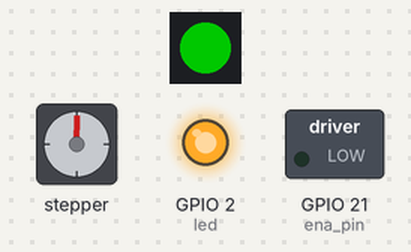
Bench run of a program on a simulated ESP32 board running MicroPython. Shown: 1 RGB LEDs in strip order, left to right, stepper motor, switched loads named in the program (green lamp = pin HIGH), output pins drawn as LEDs (lit = HIGH). Dim RGB values are drawn brighter than linear; the stepper is drawn at 200 steps a turn; library files of the repository ran but are not shown: 1 file(s); pins used as bus, display or sensor lines are not drawn.

Above: at 0.05 s.
At 0.5 s:
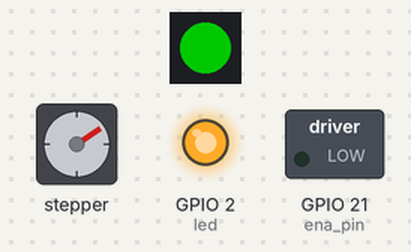
At 0.7 s:
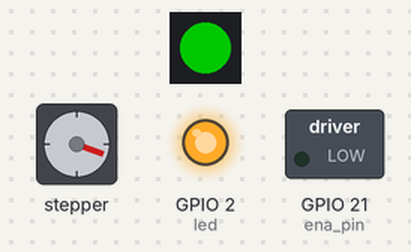
At 0.95 s:
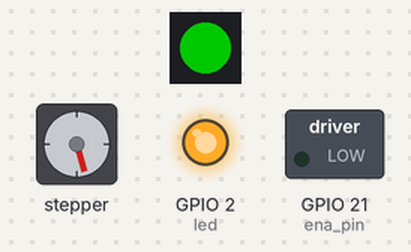
At 2.75 s:
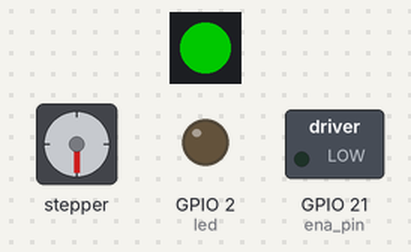
At 5.45 s:
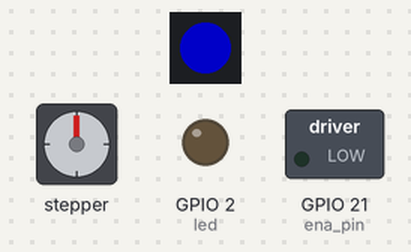
Timing chart, 0 to 7.2 s (numbered marks = the images above):
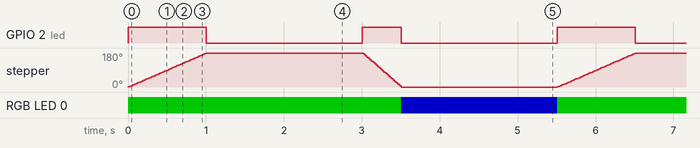

The program:

main.py
```python
from machine import Pin, Timer
import time
import neopixel

# NeoPixel setup
pin = Pin(16, Pin.OUT)
np = neopixel.NeoPixel(pin, 1)

# Function to set NeoPixel color
def set_neopixel_color(r, g, b):
    np[0] = (r, g, b)
    np.write()


# Define GPIO pins
DIR_PIN = 18
PUL_PIN = 19
ENA_PIN = 21
LED_PIN = 2  # Built-in LED on most ESP32 boards

# Initialize pins
dir_pin = Pin(DIR_PIN, Pin.OUT)
pul_pin = Pin(PUL_PIN, Pin.OUT)
ena_pin = Pin(ENA_PIN, Pin.OUT)
led = Pin(LED_PIN, Pin.OUT)

# Enable the motor driver
ena_pin.value(0)  # Active low to enable

# Function to step the motor
def step_motor(steps, direction, speed):
    dir_pin.value(direction)
    delay = 1.0 / speed  # Calculate delay based on speed

    for _ in range(steps):
        pul_pin.value(1)
        time.sleep(delay / 2)
        pul_pin.value(0)
        time.sleep(delay / 2)

# Main loop
try:
    while True:
        # Rotate 180 degrees (assuming 200 steps per revolution)
        led.value(1)  # Turn on LED
        set_neopixel_color(0, 100, 0)
        step_motor(100, 1, 100)  # 100 steps, forward, 100 steps per second
        led.value(0)  # Turn off LED
        time.sleep(2)  # Wait for 2 seconds

        # Change speed and direction
        led.value(1)  # Turn on LED
        step_motor(100, 0, 200)  # 100 steps, backward, 200 steps per second
        set_neopixel_color(0, 0, 100)
        led.value(0)  # Turn off LED
        time.sleep(2)  # Wait for 2 seconds

except KeyboardInterrupt:
    # Handle any cleanup here if necessary
    led.value(0)  # Ensure LED is off
    ena_pin.value(1)  # Disable the motor driver
    set_neopixel_color(100, 0, 0)
```

Measured:
- by itself, GPIO 2 (led): repeats every 5.5 s: LOW 2.0 s, HIGH 0.50 s, LOW 2.0 s, HIGH 1.0 s
- by itself, stepper: turns 180° clockwise in 1.0 s, then 180° counter-clockwise in 0.50 s, repeating every 5.5 s
- by itself, RGB LED 0: alternates RGB(0, 100, 0) for 3.5 s and RGB(0, 0, 100) for 2.0 s
